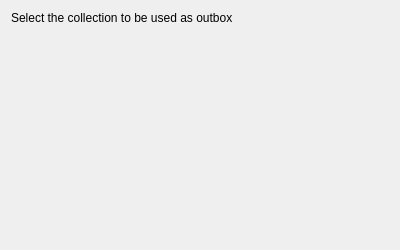
<ui version="4.0" >
 <author>Till Adam &lt;adam@kde.org&gt;</author>
 <class>ConfigDialog</class>
 <widget class="QWidget" name="ConfigDialog" >
  <property name="geometry" >
   <rect>
    <x>0</x>
    <y>0</y>
    <width>400</width>
    <height>250</height>
   </rect>
  </property>
  <property name="windowTitle" >
   <string>Mail Dispatcher Agent Settings</string>
  </property>
  <layout class="QVBoxLayout" name="verticalLayout" >
   <item>
    <widget class="QLabel" name="label" >
     <property name="text" >
      <string>Select the collection to be used as outbox</string>
     </property>
    </widget>
   </item>
   <item>
    <widget class="QWidget" name="collectionListContainer" >
    </widget>
   </item>
   <item>
    <spacer name="verticalSpacer" >
     <property name="orientation" >
      <enum>Qt::Vertical</enum>
     </property>
     <property name="sizeHint" stdset="0" >
      <size>
       <width>20</width>
       <height>13</height>
      </size>
     </property>
    </spacer>
   </item>
  </layout>
 </widget>
 <customwidgets>
  <customwidget>
   <class>KUrlRequester</class>
   <extends>QFrame</extends>
   <header>kurlrequester.h</header>
  </customwidget>
 </customwidgets>
 <resources/>
 <connections/>
</ui>
